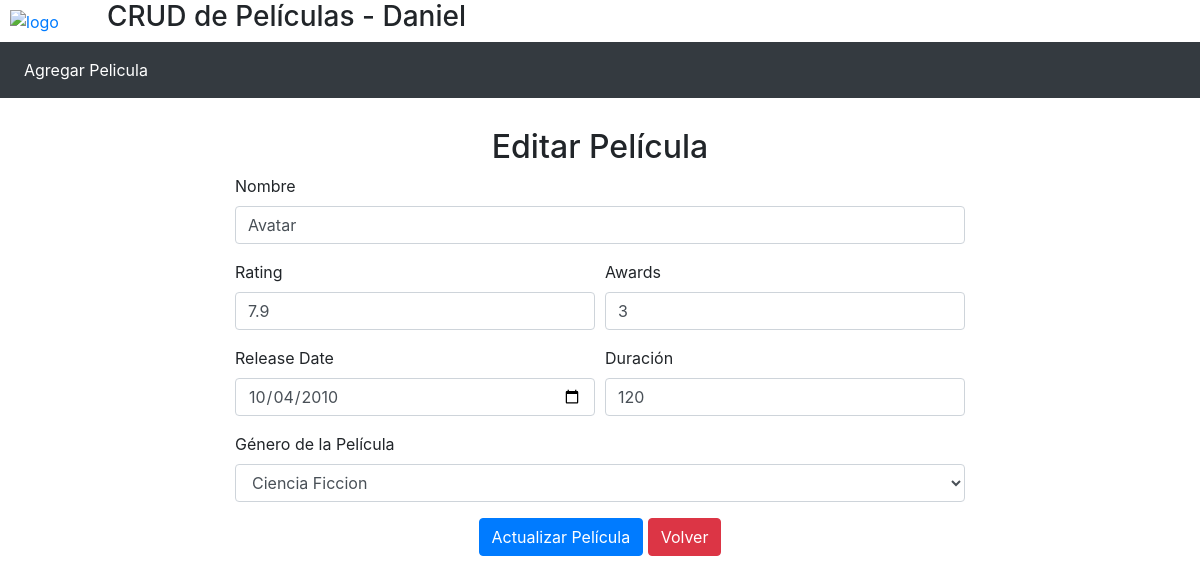
The page /editarPelicula.php?id=1 on the database its author committed.
### tables this page shows
CREATE TABLE `movies` (
  `id` int(10) unsigned NOT NULL AUTO_INCREMENT,
  `created_at` timestamp NULL DEFAULT NULL,
  `updated_at` timestamp NULL DEFAULT NULL,
  `title` varchar(500) NOT NULL,
  `rating` decimal(3,1) unsigned NOT NULL,
  `awards` int(10) unsigned NOT NULL DEFAULT '0',
  `release_date` datetime NOT NULL,
  `length` int(10) unsigned DEFAULT NULL,
  `genre_id` int(10) unsigned DEFAULT NULL,
  PRIMARY KEY (`id`),
  KEY `movies_genre_id_foreign` (`genre_id`),
  CONSTRAINT `movies_genre_id_foreign` FOREIGN KEY (`genre_id`) REFERENCES `genres` (`id`)
);

CREATE TABLE `genres` (
  `id` int(10) unsigned NOT NULL AUTO_INCREMENT,
  `created_at` timestamp NULL DEFAULT NULL,
  `updated_at` timestamp NULL DEFAULT NULL,
  `name` varchar(100) NOT NULL,
  `ranking` int(10) unsigned NOT NULL,
  `active` tinyint(1) NOT NULL DEFAULT '1',
  PRIMARY KEY (`id`),
  UNIQUE KEY `genres_ranking_unique` (`ranking`)
);

### loader.php (called while the page is built, shortened)
<?php
require_once('clases/basemysql.php');
require_once('clases/Consulta.php');
$consulta = new Consulta();

### clases/Consulta.php (called while the page is built, shortened)
<?php
class Consulta {
    public function detallePelicula($bd, $movies, $genres, $id){
        $sql = "SELECT $movies.*, $genres.name FROM $movies, $genres WHERE $movies.genre_id = $genres.id AND $movies.id = :id";
        $query = $bd->prepare($sql);
        $query->bindParam(':id', $id);
        $query->execute();
        $pelicula = $query->fetch(PDO::FETCH_ASSOC);
        return $pelicula;
    }
}
?>

### editarPelicula.php (the view, shortened to what this page needs)
<?php
  require_once("loader.php");
  $movie = $consulta->detallePelicula($bd,'movies','genres',$_GET['id']);
?>
<!DOCTYPE html>
<html lang="en">
<head>
    <link rel="stylesheet" href="https://stackpath.bootstrapcdn.com/bootstrap/4.1.3/css/bootstrap.min.css">
    <link rel="stylesheet" href="css/master.css">
</head>
<body>
<?php require 'partials/header.php' ?>
<?php require 'partials/navbar.php' ?>
<div class="spacer"></div>
<div class="container">
    <h2 class="text-center">Editar Película</h2>
    <div class="row justify-content-center">
        <div class="col-lg-8">
            <form action="" method="post" enctype="multipart/form-data">
                <div class="form-group">
                    <label for="nombrePelicula">Nombre</label>
                    <input type="text" class="form-control" name="title" id="nombrePelicula" value="<?= $movie['title']; ?>">
                </div>
                <div class="form-row">
                    <div class="form-group col-md-6">
                        <label for="ratingPelicula">Rating</label>
                        <input type="number" class="form-control" name="rating" id="ratingPelicula" value="<?= $movie['rating']; ?>">
                    </div>
                    <div class="form-group col-md-6">
                        <label for="awards">Awards</label>
                        <input type="number" class="form-control" name="awards" id="awards" value="<?= $movie['awards']; ?>">
                    </div>
                </div>
                <div class="form-row">
                    <div class="form-group col-md-6">
                        <label for="release-date">Release Date</label>
                        <input type="date" class="form-control" name="release_date" id="release-date" value="<?= date('Y-m-d', strtotime($movie['release_date'])); ?>">
                    </div>
                    <div class="form-group col-md-6">
                        <label for="duracionPelicula">Duración</label>
                        <input type="number" class="form-control" name="length" id="duracionPelicula" value="<?= $movie['length']; ?>">
                    </div>
                </div>
                <div class="form-group">
                    <label for="generos">Género de la Película</label>
                    <select class="form-control" name="genre_id" id="generos">
                        <option value="<?=$movie['genre_id']; ?>"><?= $movie['name']; ?></option>
                    </select>
                </div>
                <div class="text-center">
                    <button type="submit" class="btn btn-primary">Actualizar Película</button>
                    <a href="index.php" class="btn btn-danger">Volver</a>
                </div>
            </form>
        </div>
    </div>
</div>
</body>
</html>

### css/master.css (style rules this page uses)
a { color: #007bff; text-decoration: none; transition: color 0.3s ease; }
.spacer { padding: 15px 0px 15px 0px; }

### rows shown on the page
movies: title "Avatar", rating "7.9", awards "3", release_date "10/04/2010", length "120", genre_id "Ciencia Ficcion"
